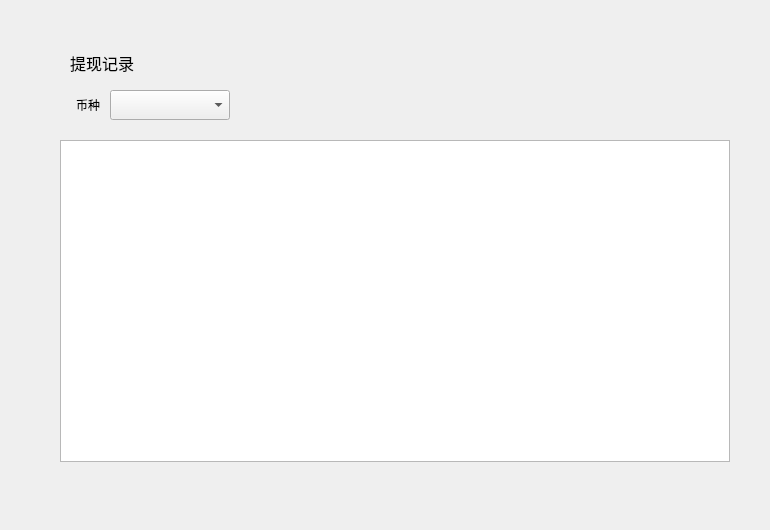
<?xml version="1.0" encoding="UTF-8"?>
<ui version="4.0">
 <class>WithdrawRecordWidget</class>
 <widget class="QWidget" name="WithdrawRecordWidget">
  <property name="geometry">
   <rect>
    <x>0</x>
    <y>0</y>
    <width>770</width>
    <height>530</height>
   </rect>
  </property>
  <property name="windowTitle">
   <string>Form</string>
  </property>
  <widget class="QTableWidget" name="withdrawRecordTableWidget">
   <property name="geometry">
    <rect>
     <x>60</x>
     <y>140</y>
     <width>670</width>
     <height>322</height>
    </rect>
   </property>
   <attribute name="horizontalHeaderVisible">
    <bool>false</bool>
   </attribute>
   <attribute name="verticalHeaderVisible">
    <bool>false</bool>
   </attribute>
   <column>
    <property name="text">
     <string>区块高度</string>
    </property>
    <property name="font">
     <font>
      <family>微软雅黑</family>
     </font>
    </property>
    <property name="textAlignment">
     <set>AlignCenter</set>
    </property>
   </column>
   <column>
    <property name="text">
     <string>提现地址</string>
    </property>
    <property name="font">
     <font>
      <family>微软雅黑</family>
     </font>
    </property>
    <property name="textAlignment">
     <set>AlignCenter</set>
    </property>
   </column>
   <column>
    <property name="text">
     <string>数量</string>
    </property>
    <property name="font">
     <font>
      <family>微软雅黑</family>
     </font>
    </property>
    <property name="textAlignment">
     <set>AlignCenter</set>
    </property>
   </column>
   <column>
    <property name="text">
     <string>手续费</string>
    </property>
    <property name="font">
     <font>
      <family>微软雅黑</family>
     </font>
    </property>
    <property name="textAlignment">
     <set>AlignCenter</set>
    </property>
   </column>
   <column>
    <property name="text">
     <string>交易ID</string>
    </property>
    <property name="font">
     <font>
      <family>微软雅黑</family>
     </font>
    </property>
    <property name="textAlignment">
     <set>AlignCenter</set>
    </property>
   </column>
   <column>
    <property name="text">
     <string>交易状态</string>
    </property>
    <property name="font">
     <font>
      <family>微软雅黑</family>
     </font>
    </property>
    <property name="textAlignment">
     <set>AlignCenter</set>
    </property>
   </column>
  </widget>
  <widget class="QLabel" name="label">
   <property name="geometry">
    <rect>
     <x>40</x>
     <y>90</y>
     <width>60</width>
     <height>30</height>
    </rect>
   </property>
   <property name="font">
    <font>
     <family>微软雅黑</family>
    </font>
   </property>
   <property name="text">
    <string>币种</string>
   </property>
   <property name="alignment">
    <set>Qt::AlignRight|Qt::AlignTrailing|Qt::AlignVCenter</set>
   </property>
  </widget>
  <widget class="QComboBox" name="assetComboBox">
   <property name="geometry">
    <rect>
     <x>110</x>
     <y>90</y>
     <width>120</width>
     <height>30</height>
    </rect>
   </property>
   <property name="font">
    <font>
     <family>微软雅黑</family>
    </font>
   </property>
  </widget>
  <widget class="QStackedWidget" name="stackedWidget">
   <property name="geometry">
    <rect>
     <x>0</x>
     <y>480</y>
     <width>770</width>
     <height>41</height>
    </rect>
   </property>
  </widget>
  <widget class="QLabel" name="title_label">
   <property name="geometry">
    <rect>
     <x>70</x>
     <y>50</y>
     <width>200</width>
     <height>26</height>
    </rect>
   </property>
   <property name="font">
    <font>
     <family>微软雅黑</family>
     <pointsize>12</pointsize>
    </font>
   </property>
   <property name="text">
    <string>提现记录</string>
   </property>
  </widget>
 </widget>
 <resources/>
 <connections/>
</ui>
